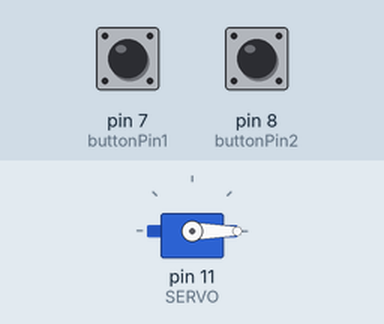
Bench run of a sketch on a simulated Arduino Uno, built with avr-gcc and run on an emulated ATmega328P. On the bench: servo. The test bench sets the inputs (shaded band); at power-on: pin 7 (buttonPin1) LOW, pin 8 (buttonPin2) LOW.

Above: at 2.2 s.
2.3 s: pin 7 (buttonPin1) pulled HIGH for 1 s
At 4.2 s:
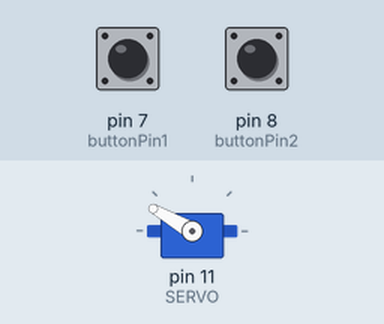
4.8 s: pin 8 (buttonPin2) pulled HIGH for 3.2 s
At 5.1 s:
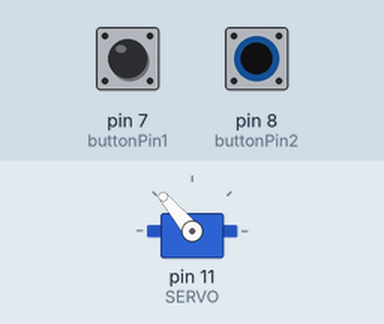
9.5 s: pin 7 (buttonPin1) pulled HIGH for 3.2 s
At 11.0 s:
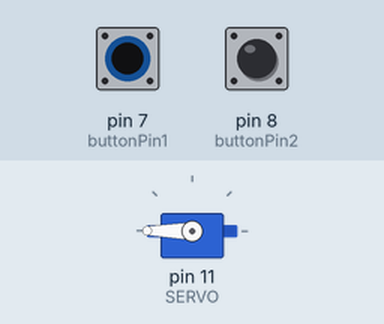
14.2 s: pin 7 (buttonPin1) pulled HIGH for 0.15 s
At 15.0 s:
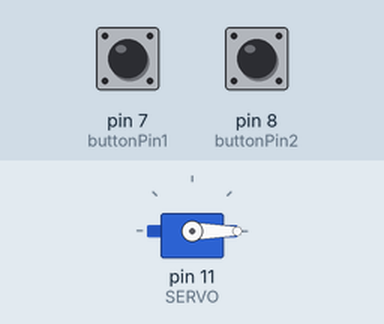
15.8 s: pin 8 (buttonPin2) pulled HIGH for 1 s
At 16.4 s:
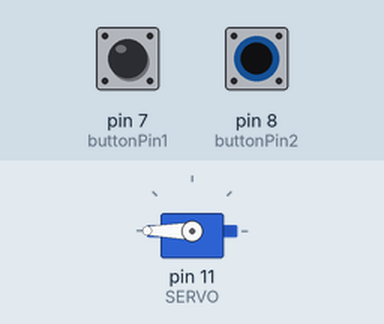
Timing chart, 0 to 18.8 s (numbered marks = the images above; inputs shaded):
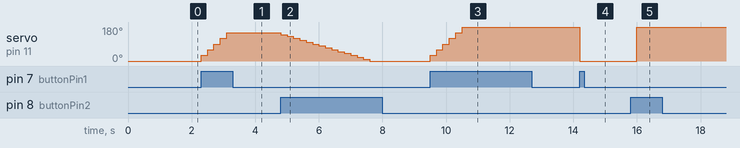

The sketch:

ServoRotation_With_Button.ino
```cpp
#include <Servo.h>

Servo servo;
const int SERVO = 11;
const int buttonPin1 = 7;
const int buttonPin2 = 8;
int pos = 0;

void setup() {
  pinMode(buttonPin1, INPUT);
  pinMode(buttonPin2, INPUT);
  servo.attach(SERVO);
  servo.write(0);
  delay(1000);
}

void loop() {
  int buttonInput1 = digitalRead(buttonPin1);
  int buttonInput2 = digitalRead(buttonPin2);

  if (buttonInput1 == HIGH && buttonInput2 == HIGH) {
    pos = 0;
    servo.write(pos);
    delay(200);
  }

  if (buttonInput1 == HIGH) {
    pos += 30;
    servo.write(pos);
    delay(200);
  }

  if (buttonInput2 == HIGH) {
    if (pos > 0) {
      pos -= 10;
      servo.write(pos);
      delay(200);
    }
  }
}
```

Measured:
- after the input at 2.3 s, servo on pin 11 (SERVO): moves from 0° to 150° over 0.80 s, starting at once
- after the input at 4.8 s, servo on pin 11 (SERVO): moves from 150° to 0° over 2.8 s, starting at once
- after the input at 9.5 s, servo on pin 11 (SERVO): moves from 0° to 180° over 1.0 s, starting at once
- after the input at 14.2 s, servo on pin 11 (SERVO): 180° → 0° at once
- after the input at 15.8 s, servo on pin 11 (SERVO): 0° → 180° after 0.20 s
